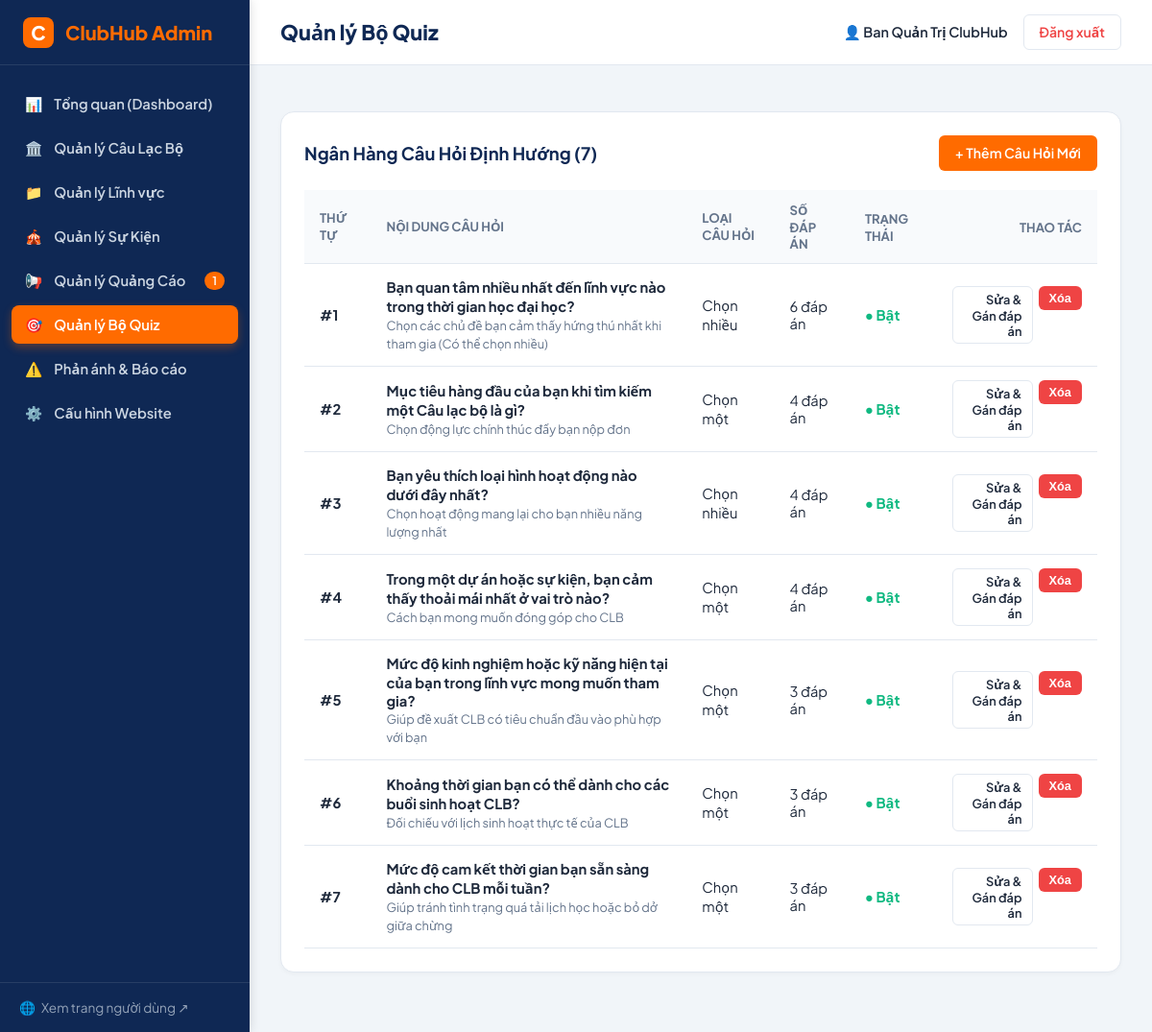
/admin/quiz.php (signed in), run on the app's committed database.
### tables this page shows
CREATE TABLE IF NOT EXISTS `quiz_questions` (
  `id` INT AUTO_INCREMENT PRIMARY KEY,
  `question_text` VARCHAR(255) NOT NULL,
  `description` VARCHAR(255) DEFAULT NULL,
  `question_type` ENUM('single', 'multiple') NOT NULL DEFAULT 'single',
  `display_order` INT NOT NULL DEFAULT 0,
  `is_active` TINYINT(1) NOT NULL DEFAULT 1
);

### includes/functions.php (called while the page is built, shortened)
<?php
function e(?string $string): string {
    return htmlspecialchars((string)$string, ENT_QUOTES, 'UTF-8');
}
function url(string $path = ''): string {
    $path = ltrim($path, '/');
    return BASE_URL . ($path !== '' ? '/' . $path : '');
}

### admin/quiz.php (the view, shortened to what this page needs)
<?php
require_once __DIR__ . '/../includes/functions.php';
$db = get_db_connection();
$edit_id = (int)($_GET['edit_id'] ?? 0);
$question = null;
$questions = $db->query("
    SELECT q.*, COUNT(o.id) as option_count
    FROM quiz_questions q
    LEFT JOIN quiz_options o ON q.id = o.question_id
    GROUP BY q.id
    ORDER BY q.display_order ASC
")->fetchAll();
$attribute_keys = $db->query("SELECT attribute_key, name FROM quiz_attribute_keys ORDER BY attribute_key")->fetchAll();
include __DIR__ . '/includes/admin_header.php';
?>
<?php if ($edit_id > 0 || (isset($_GET['action']) && $_GET['action'] === 'create')): ?>
  <div class="admin-card">
    <div class="admin-card-header">
      <h2 class="admin-card-title"><?= $edit_id ? 'Chỉnh Sửa Câu Hỏi #' . $edit_id : 'Thêm Câu Hỏi Mới' ?></h2>
      <a href="<?= url('admin/quiz.php') ?>" class="btn-admin btn-admin-outline">&larr; Quay lại</a>
    </div>
    <form action="<?= url('admin/quiz.php') ?>" method="POST">
      <?= csrf_field() ?>
      <input type="hidden" name="action" value="save_question">
      <input type="hidden" name="question_id" value="<?= $edit_id ?>">
      <div class="form-grid">
        <div class="form-full">
          <label class="admin-label" for="question_text">Nội dung câu hỏi <span style="color:red;">*</span></label>
          <input type="text" name="question_text" id="question_text" class="admin-input" value="<?= e($question['question_text'] ?? '') ?>" required>
        </div>
        <div>
          <label class="admin-label" for="description">Gợi ý / Mô tả phụ</label>
          <input type="text" name="description" id="description" class="admin-input" value="<?= e($question['description'] ?? '') ?>">
        </div>
        <div>
          <label class="admin-label" for="question_type">Loại câu hỏi <span style="color:red;">*</span></label>
          <select name="question_type" id="question_type" class="admin-select">
            <option value="single" <?= ($question['question_type'] ?? '') === 'single' ? 'selected' : '' ?>>Chọn một (Single Choice)</option>
            <option value="multiple" <?= ($question['question_type'] ?? '') === 'multiple' ? 'selected' : '' ?>>Chọn nhiều (Multiple Choice)</option>
          </select>
        </div>
        <div>
          <label class="admin-label" for="display_order">Thứ tự hiển thị</label>
          <input type="number" name="display_order" id="display_order" class="admin-input" value="<?= e($question['display_order'] ?? '1') ?>">
        </div>
        <div style="display: flex; align-items: center;">
          <label style="display: flex; align-items: center; gap: 8px; cursor: pointer; margin-top: 20px;">
            <input type="checkbox" name="is_active" value="1" <?= ($question['is_active'] ?? 1) ? 'checked' : '' ?>>
            <strong>Bật câu hỏi này trong bài quiz</strong>
          </label>
        </div>
      </div>
      <div style="margin-top: 20px;">
        <button type="submit" class="btn-admin btn-admin-primary">
          <?= $edit_id ? 'Lưu Thay Đổi Câu Hỏi' : 'Tạo Câu Hỏi' ?>
        </button>
      </div>
    </form>
    <?php if ($edit_id > 0): ?>
      <div style="margin-top: 36px; border-top: 2px solid var(--admin-border); padding-top: 24px;">
        <h3 style="font-size: 1.15rem; color: var(--admin-primary); margin-bottom: 16px;">
          Danh Sách Đáp Án & Trọng Số Thuộc Tính
        </h3>
        <table class="admin-table" style="margin-bottom: 24px;">
          <thead>
            <tr>
              <th>Thứ tự</th>
              <th>Nội dung đáp án</th>
              <th>Thuộc tính & Trọng số gắn kết</th>
              <th style="text-align: right;">Thao tác</th>
            </tr>
          </thead>
          <tbody>
            <?php foreach ($options as $opt): ?>
              <tr>
                <td><?= (int)$opt['display_order'] ?></td>
                <td><strong><?= e($opt['option_text']) ?></strong></td>
                <td>
                  <span style="background-color: #F8FAFC; padding: 4px 8px; border-radius: 4px; border: 1px solid var(--admin-border); font-size: 0.85rem;">
                    <?= !empty($opt['weights_summary']) ? e($opt['weights_summary']) : 'Chưa gắn thuộc tính' ?>
                  </span>
                </td>
                <td style="text-align: right;">
                  <form action="<?= url('admin/quiz.php?edit_id=' . $edit_id) ?>" method="POST" style="display: inline;" class="btn-confirm-delete" data-confirm="Xóa đáp án này?">
                    <?= csrf_field() ?>
                    <input type="hidden" name="action" value="delete_option">
                    <input type="hidden" name="option_id" value="<?= $opt['id'] ?>">
                    <input type="hidden" name="question_id" value="<?= $edit_id ?>">
                    <button type="submit" class="btn-admin btn-admin-danger" style="padding: 2px 8px; font-size: 0.8rem;">
                      Xóa
                    </button>
                  </form>
                </td>
              </tr>
            <?php endforeach; ?>
          </tbody>
        </table>
        <div style="background-color: #F8FAFC; border: 1px solid var(--admin-border); border-radius: 8px; padding: 18px;">
          <h4 style="font-size: 0.95rem; font-weight: 700; color: var(--admin-primary); margin-bottom: 12px;">
            + Thêm Đáp Án Mới
          </h4>
          <form action="<?= url('admin/quiz.php?edit_id=' . $edit_id) ?>" method="POST" style="display: flex; gap: 12px; flex-wrap: wrap; align-items: flex-end;">
            <?= csrf_field() ?>
            <input type="hidden" name="action" value="add_option">
            <input type="hidden" name="question_id" value="<?= $edit_id ?>">
            <div style="flex: 2; min-width: 240px;">
              <label class="admin-label">Nội dung đáp án</label>
              <input type="text" name="option_text" class="admin-input" placeholder="Ví dụ: Thích lập trình, thích biểu diễn..." required>
            </div>
            <div style="flex: 1; min-width: 180px;">
              <label class="admin-label">Gắn với Thuộc tính</label>
              <select name="attribute_key" class="admin-select">
                <option value="">-- Chọn thuộc tính --</option>
                <?php foreach ($attribute_keys as $ak): ?>
                  <option value="<?= e($ak['attribute_key']) ?>">
                    <?= e($ak['name']) ?> (<?= e($ak['attribute_key']) ?>)
                  </option>
                <?php endforeach; ?>
              </select>
            </div>
            <div style="width: 100px;">
              <label class="admin-label">Trọng số (1-5)</label>
              <input type="number" step="0.5" min="0.5" max="5.0" name="weight" class="admin-input" value="3.5">
            </div>
            <div style="width: 80px;">
              <label class="admin-label">Thứ tự</label>
              <input type="number" name="display_order" class="admin-input" value="<?= count($options) + 1 ?>">
            </div>
            <div>
              <button type="submit" class="btn-admin btn-admin-primary">Thêm</button>
            </div>
          </form>
        </div>
      </div>
    <?php endif; ?>
  </div>
<?php else: ?>
  <div class="admin-card">
    <div class="admin-card-header">
      <h2 class="admin-card-title">Ngân Hàng Câu Hỏi Định Hướng (<?= count($questions) ?>)</h2>
      <a href="<?= url('admin/quiz.php?action=create') ?>" class="btn-admin btn-admin-primary">
        + Thêm Câu Hỏi Mới
      </a>
    </div>
    <table class="admin-table">
      <thead>
        <tr>
          <th>Thứ tự</th>
          <th>Nội dung câu hỏi</th>
          <th>Loại câu hỏi</th>
          <th>Số đáp án</th>
          <th>Trạng thái</th>
          <th style="text-align: right;">Thao tác</th>
        </tr>
      </thead>
      <tbody>
        <?php foreach ($questions as $q): ?>
          <tr>
            <td><strong>#<?= (int)$q['display_order'] ?></strong></td>
            <td>
              <strong><?= e($q['question_text']) ?></strong><br>
              <span style="font-size: 0.8rem; color: var(--admin-text-muted);"><?= e($q['description']) ?></span>
            </td>
            <td>
              <?= $q['question_type'] === 'multiple' ? 'Chọn nhiều' : 'Chọn một' ?>
            </td>
            <td>
              <span class="badge badge-category"><?= (int)$q['option_count'] ?> đáp án</span>
            </td>
            <td>
              <span style="color: <?= $q['is_active'] ? 'var(--admin-success)' : 'var(--admin-danger)' ?>; font-weight: 700;">
                <?= $q['is_active'] ? '● Bật' : '○ Tắt' ?>
              </span>
            </td>
            <td style="text-align: right;">
              <div class="action-buttons" style="justify-content: flex-end;">
                <a href="<?= url('admin/quiz.php?edit_id=' . $q['id']) ?>" class="btn-admin btn-admin-outline" style="padding: 4px 10px; font-size: 0.8rem;">
                  Sửa & Gán đáp án
                </a>
                <form action="<?= url('admin/quiz.php') ?>" method="POST" style="display: inline;" class="btn-confirm-delete" data-confirm="Bạn có chắc muốn xóa câu hỏi #<?= $q['id'] ?> và toàn bộ đáp án liên quan?">
                  <button type="submit" class="btn-admin btn-admin-danger" style="padding: 4px 10px; font-size: 0.8rem;">
                    Xóa
                  </button>
                </form>
              </div>
            </td>
          </tr>
        <?php endforeach; ?>
      </tbody>
    </table>
  </div>
<?php endif; ?>
<?php include __DIR__ . '/includes/admin_footer.php'; ?>

### assets/css/admin.css (style rules this page uses)
:root { --admin-primary: #0F2854; --admin-primary-dark: #071733; --admin-accent: #FF6B00; --admin-sidebar-w: 260px; --admin-header-h: 68px; --admin-bg: #F1F5F9; --admin-card-bg: #FFFFFF; --admin-text: #1E293B; --admin-text-muted: #64748B; --admin-border: #E2E8F0; --admin-success: #10B981; --admin-warning: #F59E0B; --admin-danger: #EF4444; --admin-info: #0284C7; }
*, *::before, *::after { box-sizing: border-box; margin: 0; padding: 0; }
body { font-family: 'Plus Jakarta Sans', system-ui, sans-serif; background-color: var(--admin-bg); color: var(--admin-text); min-height: 100vh; display: flex; }
.admin-card { background-color: var(--admin-card-bg); border: 1px solid var(--admin-border); border-radius: 14px; padding: 24px; margin-bottom: 30px; box-shadow: 0 2px 4px rgba(0, 0, 0, 0.03); }
.admin-card-header { display: flex; align-items: center; justify-content: space-between; margin-bottom: 20px; flex-wrap: wrap; gap: 12px; }
.admin-card-title { font-size: 1.15rem; font-weight: 700; color: var(--admin-primary); }
.admin-table { width: 100%; border-collapse: collapse; text-align: left; font-size: 0.92rem; }
.admin-table th { padding: 12px 16px; background-color: #F8FAFC; border-bottom: 1px solid var(--admin-border); font-weight: 700; color: var(--admin-text-muted); font-size: 0.82rem; text-transform: uppercase; }
.admin-table td { padding: 14px 16px; border-bottom: 1px solid var(--admin-border); vertical-align: middle; }
.btn-admin { display: inline-flex; align-items: center; justify-content: center; gap: 6px; padding: 8px 16px; font-size: 0.88rem; font-weight: 600; border-radius: 6px; border: 1px solid transparent; cursor: pointer; text-decoration: none; transition: all 0.15s; }
.btn-admin-primary { background-color: var(--admin-accent); color: #FFFFFF; }
.btn-admin-danger { background-color: var(--admin-danger); color: #FFFFFF; }
.btn-admin-outline { border-color: var(--admin-border); background-color: transparent; color: var(--admin-text); }
.action-buttons { display: flex; gap: 6px; }

### data on the page
quiz_questions: display_order "1", question_text "Bạn quan tâm nhiều nhất đến lĩnh vực nào trong thời gian học đại học?", description "Chọn các chủ đề bạn cảm thấy hứng thú nhất khi tham gia (Có thể chọn nhiều)", question_type "Chọn nhiều", option_count "6", is_active "● Bật"
quiz_questions: display_order "2", question_text "Mục tiêu hàng đầu của bạn khi tìm kiếm một Câu lạc bộ là gì?", description "Chọn động lực chính thúc đẩy bạn nộp đơn", question_type "Chọn một", option_count "4", is_active "● Bật"
quiz_questions: display_order "3", question_text "Bạn yêu thích loại hình hoạt động nào dưới đây nhất?", description "Chọn hoạt động mang lại cho bạn nhiều năng lượng nhất", question_type "Chọn nhiều", option_count "4", is_active "● Bật"
quiz_questions: display_order "4", question_text "Trong một dự án hoặc sự kiện, bạn cảm thấy thoải mái nhất ở vai trò nào?", description "Cách bạn mong muốn đóng góp cho CLB", question_type "Chọn một", option_count "4", is_active "● Bật"
quiz_questions: display_order "5", question_text "Mức độ kinh nghiệm hoặc kỹ năng hiện tại của bạn trong lĩnh vực mong muốn tham gia?", description "Giúp đề xuất CLB có tiêu chuẩn đầu vào phù hợp với bạn", question_type "Chọn một", option_count "3", is_active "● Bật"
quiz_questions: display_order "6", question_text "Khoảng thời gian bạn có thể dành cho các buổi sinh hoạt CLB?", description "Đối chiếu với lịch sinh hoạt thực tế của CLB", question_type "Chọn một", option_count "3", is_active "● Bật"
quiz_questions: display_order "7", question_text "Mức độ cam kết thời gian bạn sẵn sàng dành cho CLB mỗi tuần?", description "Giúp tránh tình trạng quá tải lịch học hoặc bỏ dở giữa chừng", question_type "Chọn một", option_count "3", is_active "● Bật"

### other printed values
$pending_ads_count "1"
$page_title "Quản lý Bộ Quiz"
$admin_user['full_name'] "Ban Quản Trị ClubHub"
count($questions) "7"
